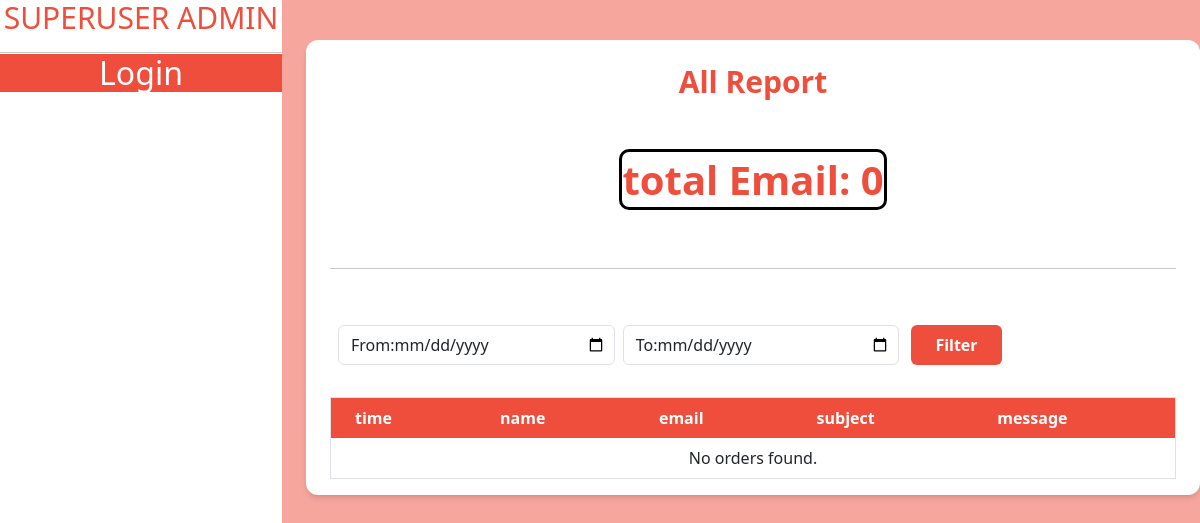
/super-admin/email/, run on an earlier commit of the app's database.
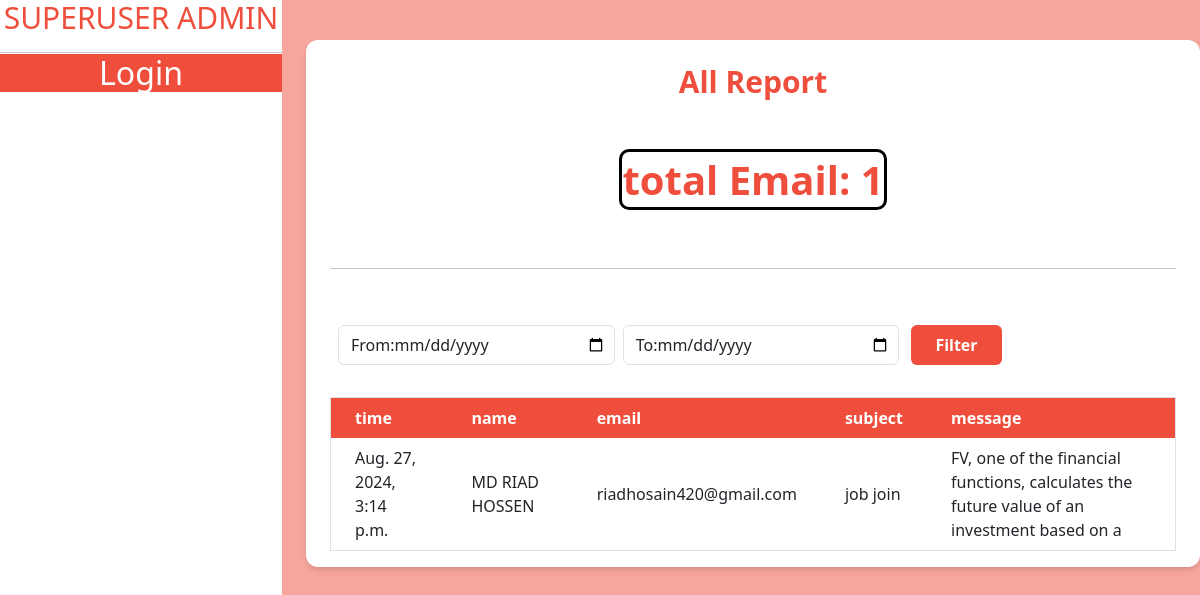
And on a later commit of the database.
### Email/models.py (models this page shows)
class Email(models.Model):
    name =models.CharField(max_length=100)
    email =models.EmailField(max_length=100)
    subject =models.CharField(max_length=150)
    message =models.TextField()
    time = models.DateTimeField(auto_now_add=True)

### Email/views.py (the view)
# urls.py: path('email/',EmailListView.as_view(),name ='email'),
class EmailListView(ListView):
    model = Email
    template_name = 'email.html'
    context_object_name = 'email_list'
    def get_queryset(self):
        queryset = super().get_queryset()
        start_date_str = self.request.GET.get('start_date')
        end_date_str = self.request.GET.get('end_date')
        if start_date_str and end_date_str:
            start_date = datetime.strptime(start_date_str, '%Y-%m-%d').date()
            end_date = datetime.strptime(end_date_str, '%Y-%m-%d').date()
            queryset = queryset.filter(time__date__gte=start_date, time__date__lte=end_date)
        return queryset

### Email/templates/email.html
{% extends 'base.html' %}
{% load static %}
{% block head_title %}Fast Food{% endblock %} {% block body %}
<div class="my-10 py-3 px-4 bg-white rounded-xl shadow-md">
    <h1 style="color:#ee4e3b" class="font-bold text-3xl text-center pb-5 pt-2">All Report</h1>
    <h1 style="color:#ee4e3b;" class="font-bold  text-center pb-5 "> <strong style="border: solid black; border-radius:10px"> total Email: {{ email_list.count }} </strong></h1>
    <hr/>
    <form method="get" action="{% url 'email' %}">
      <div class="flex justify-center">
        <div
          class="mt-10 pl-3 pr-2 bg-white border rounded-md border-gray-500 flex justify-between items-center relative w-4/12 mx-2"
        >
          <label for="start_date">From:</label>
          <input
            class="appearance-none w-full outline-none focus:outline-none active:outline-none"
            type="date"
            id="start_date"
            name="start_date"
          />
        </div>
        <div
          class="mt-10 pl-3 pr-2 bg-white border rounded-md border-gray-500 flex justify-between items-center relative w-4/12"
        >
          <label for="end_date">To:</label>
          <input
            class="appearance-none w-full outline-none focus:outline-none active:outline-none"
            type="date"
            id="end_date"
            name="end_date"
          />
        </div>
        <div class="mt-10 pl-3 pr-2 flex justify-between items-center relative w-4/12">
          <button
            style="background-color:#ee4e3b;"
            class=" hover:bg-blue-700 text-white font-bold py-2 px-4 rounded focus:outline-none focus:shadow-outline"
            type="submit"
          >
            Filter
          </button>
        </div>
      </div>
    </form>
    <table
      class="table-auto mx-auto w-full px-5 rounded-xl mt-8 border dark:border-neutral-500"
    >
      <thead style="background-color:#ee4e3b;" class=" text-white text-left">
        <tr
          style="background-color:#ee4e3b;"
          class="bg-gradient-to-tr  rounded-md py-2 px-4 text-white font-bold"
        >
          <th class="px-4 py-2">time </th>
          <th class="px-4 py-2">name</th>
          <th class="px-4 py-2">email</th>
          <th class="px-4 py-2">subject</th>
          <th class="px-4 py-2">message</th>
        </tr>
      </thead>
      <tbody>
        {% for email in email_list %}
        <tr>
          <td class="px-4 py-2">{{ email.time }}</td>
          <td class="px-4 py-2">{{ email.name }}</td>
          <td class="px-4 py-2">{{ email.email }}</td>
          <td class="px-4 py-2">{{ email.subject }}</td>
          <td class="px-4 py-2">{{ email.message }}</td>
        </tr>
        {% empty %}
        <tr>
          <td colspan="5" class="px-4 py-2 text-center">No orders found.</td>
        </tr>
        {% endfor %}
      </tbody>
    </table>
  </div>
{% endblock %}

### core/templates/base.html (shortened to what this page needs)
<!DOCTYPE html>
<html lang="en">
<head>
    <link href="https://unpkg.com/tailwindcss@2.0.1/dist/tailwind.min.css" rel="stylesheet">
    <link href="https://cdn.jsdelivr.net/npm/bootstrap@5.3.3/dist/css/bootstrap.min.css" rel="stylesheet">
</head>
<body style="background-color: rgb(238, 78, 59,0.5);" >
    <div class="row">
        <div class="col-md-3">
            {% include "navbar.html" %}
        </div>
        <div class="col-md-9">
            {%block body%}
             {%endblock%}
        </div>
    </div>
</body>
</html>

### core/templates/navbar.html
<div style="height: 100vh;" class="bg-white">
    <div>
        <h1 style="font-size: 30px; color: #ee4e3b; text-align: center;">SUPERUSER ADMIN</h1>
    </div>
    <hr class="container" />
    <div>
        {% if request.user.is_authenticated %}
            <div class="mt-2">
                <a href="{% url 'home' %}"
                   style="display: block; text-align: center; background-color: white; margin-top: -15px; text-decoration: none;"
                   onmouseover="this.style.backgroundColor='red';"
                   onmouseout="this.style.backgroundColor='white';">
                   <h2 class="text-black" style="margin: 0;">All Order Summary</h2>
                </a>
                <a href="{% url 'unpaidorder' %}"
                   style="display: block; text-align: center; background-color: white; margin-top: 0px; margin-bottom: 100px; text-decoration: none;"
                   onmouseover="this.style.backgroundColor='red';"
                   onmouseout="this.style.backgroundColor='white';">
                   <h2 class="text-black" style="margin: 0;">Unpaid Order Summary</h2>
                </a>
                <a href="{% url 'item-create' %}"
                   style="display: block; text-align: center; background-color: white; margin-top: -100px; margin-bottom: 100px; text-decoration: none;"
                   onmouseover="this.style.backgroundColor='red';"
                   onmouseout="this.style.backgroundColor='white';">
                   <h2 class="text-black" style="margin: 0;">Add New Item</h2>
                </a>
                <a href="{% url 'gallery-create' %}"
                   style="display: block; text-align: center; background-color: white; margin-top: -100px; margin-bottom: 100px; text-decoration: none;"
                   onmouseover="this.style.backgroundColor='red';"
                   onmouseout="this.style.backgroundColor='white';">
                   <h2 class="text-black" style="margin: 0;">Add Gallery</h2>
                </a>
                <a href="{% url 'email' %}"
                   style="display: block; text-align: center; background-color: white; margin-top: -100px; margin-bottom: 100px; text-decoration: none;"
                   onmouseover="this.style.backgroundColor='red';"
                   onmouseout="this.style.backgroundColor='white';">
                   <h2 class="text-black" style="margin: 0;">Check Email</h2>
                </a>
                <a href="{% url 'logout' %}"
                   style="display: block; text-align: center; background-color: white; margin-top: -100px; margin-bottom: 100px; text-decoration: none;"
                   onmouseover="this.style.backgroundColor='red';"
                   onmouseout="this.style.backgroundColor='white';">
                   <h2 class="text-black" style="margin: 0;">Logout</h2>
                </a>
            </div>
        {% else %}
            <div>
                <a href="{% url 'login' %}"
                   style="display: block; text-align: center; background-color: #ee4e3b; margin-top: -15px; margin-bottom: 100px; text-decoration: none;"
                   onmouseover="this.style.backgroundColor='red';"
                   onmouseout="this.style.backgroundColor='#ee4e3b';">
                   <h2 class="text-white" style="margin: 0;">Login</h2>
                </a>
            </div>
        {% endif %}
    </div>
</div>

What changed in the data, as far as the page shows it:
added Email: time "Aug. 27, 2024, 3:14 p.m.", name "MD RIAD HOSSEN", email "riadhosain420@gmail.com", subject "job join", message "FV, one of the financial functions, calculates the future value of an investment based on a"
Also different on the page:
{{ email_list.count }}: "0" → "1"
text no longer shown: "No orders found."
